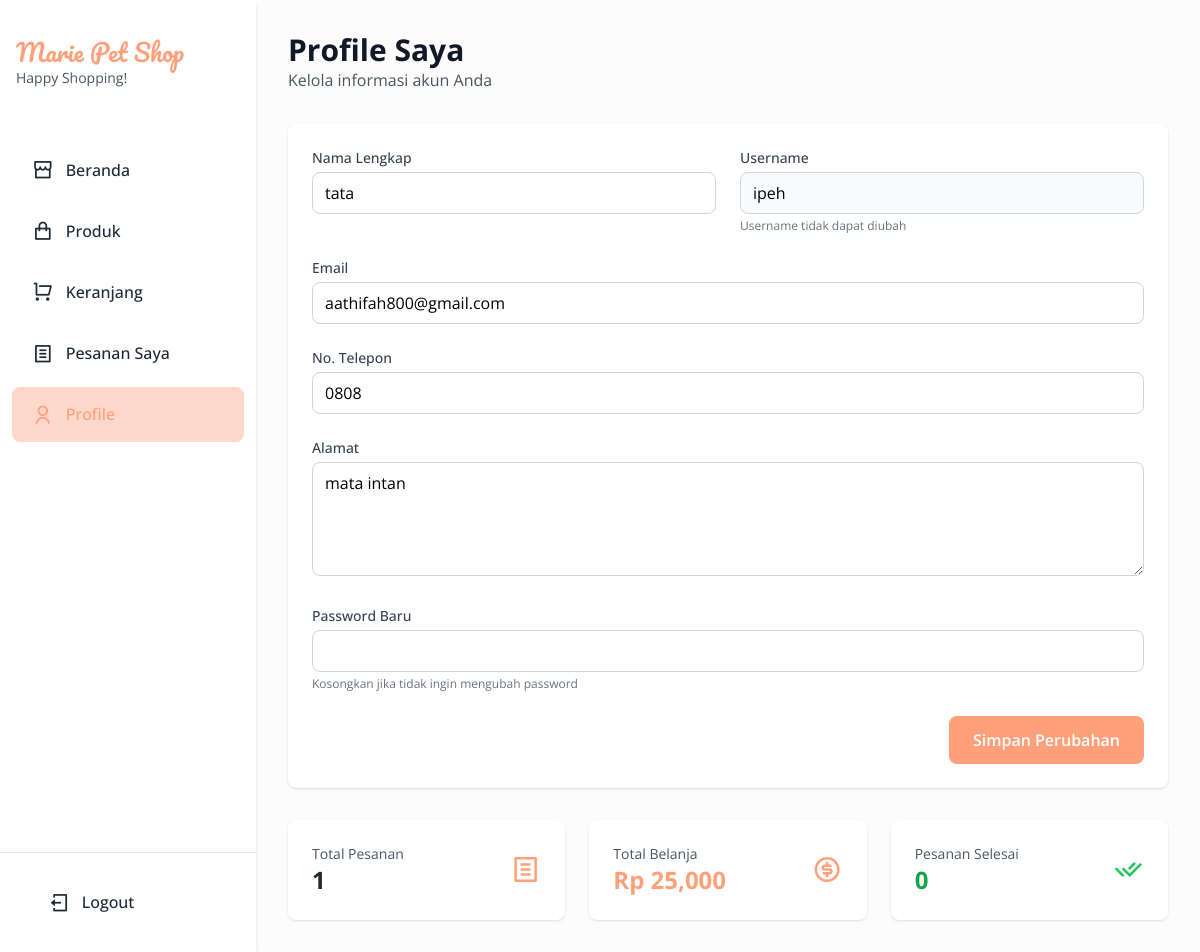
/user/profile.php (signed in), run on the app's committed database.
### tables this page shows
CREATE TABLE `users` (
  `id` int(11) NOT NULL,
  `username` varchar(50) NOT NULL,
  `email` varchar(100) NOT NULL,
  `password` varchar(255) NOT NULL,
  `full_name` varchar(100) NOT NULL,
  `phone` varchar(20) DEFAULT NULL,
  `address` text DEFAULT NULL,
  `role` enum('admin','user') DEFAULT 'user',
  `created_at` timestamp NOT NULL DEFAULT current_timestamp()
);

### user/profile.php (the view, shortened to what this page needs)
<?php
$database = new Database();
$db = $database->getConnection();
$query = "SELECT * FROM users WHERE id = ?";
$stmt = $db->prepare($query);
$stmt->execute([$_SESSION['user_id']]);
$user = $stmt->fetch(PDO::FETCH_ASSOC);
?>
<!DOCTYPE html>
<html lang="en">
<head>
    <script src="https://cdn.tailwindcss.com"></script>
    <link rel="stylesheet" href="https://cdnjs.cloudflare.com/ajax/libs/remixicon/4.6.0/remixicon.min.css" />
</head>
<body>
    <div class="sidebar">
        <div class="logo-container">
            <h1 class="logo-text text-2xl text-primary">Marie Pet Shop</h1>
            <p class="text-sm text-gray-600">Happy Shopping!</p>
        </div>
        <nav>
            <a href="dashboard.php">
                <i class="ri-store-line"></i>
                Beranda
            </a>
            <a href="products.php">
                <i class="ri-shopping-bag-line"></i>
                Produk
            </a>
            <a href="cart.php">
                <i class="ri-shopping-cart-line"></i>
                Keranjang
            </a>
            <a href="orders.php">
                <i class="ri-file-list-line"></i>
                Pesanan Saya
            </a>
            <a href="profile.php" class="active">
                <i class="ri-user-line"></i>
                Profile
            </a>
        </nav>
        <div class="logout-section">
            <a href="../auth/logout.php">
                <i class="ri-logout-box-line"></i>
                Logout
            </a>
        </div>
    </div>
    <div class="content">
        <div class="mb-8">
            <h1 class="text-3xl font-bold text-gray-900">Profile Saya</h1>
            <p class="text-gray-600">Kelola informasi akun Anda</p>
        </div>
        <div class="bg-white rounded-lg shadow p-6">
            <form method="POST" class="space-y-6">
                <div class="grid grid-cols-1 md:grid-cols-2 gap-6">
                    <div>
                        <label for="full_name" class="block text-sm font-medium text-gray-700 mb-1">Nama Lengkap</label>
                        <input type="text" name="full_name" id="full_name" value="<?php echo $user['full_name']; ?>" required
                               class="w-full px-3 py-2 border border-gray-300 rounded-lg focus:ring-2 focus:ring-primary focus:border-primary">
                    </div>
                    <div>
                        <label for="username" class="block text-sm font-medium text-gray-700 mb-1">Username</label>
                        <input type="text" value="<?php echo $user['username']; ?>" readonly
                               class="w-full px-3 py-2 border border-gray-300 rounded-lg bg-gray-50">
                        <p class="text-xs text-gray-500 mt-1">Username tidak dapat diubah</p>
                    </div>
                </div>
                <div>
                    <label for="email" class="block text-sm font-medium text-gray-700 mb-1">Email</label>
                    <input type="email" name="email" id="email" value="<?php echo $user['email']; ?>" required
                           class="w-full px-3 py-2 border border-gray-300 rounded-lg focus:ring-2 focus:ring-primary focus:border-primary">
                </div>
                <div>
                    <label for="phone" class="block text-sm font-medium text-gray-700 mb-1">No. Telepon</label>
                    <input type="text" name="phone" id="phone" value="<?php echo $user['phone']; ?>"
                           class="w-full px-3 py-2 border border-gray-300 rounded-lg focus:ring-2 focus:ring-primary focus:border-primary">
                </div>
                <div>
                    <label for="address" class="block text-sm font-medium text-gray-700 mb-1">Alamat</label>
                    <textarea name="address" id="address" rows="4"
                              class="w-full px-3 py-2 border border-gray-300 rounded-lg focus:ring-2 focus:ring-primary focus:border-primary"><?php echo $user['address']; ?></textarea>
                </div>
                <div>
                    <label for="password" class="block text-sm font-medium text-gray-700 mb-1">Password Baru</label>
                    <input type="password" name="password" id="password"
                           class="w-full px-3 py-2 border border-gray-300 rounded-lg focus:ring-2 focus:ring-primary focus:border-primary">
                    <p class="text-xs text-gray-500 mt-1">Kosongkan jika tidak ingin mengubah password</p>
                </div>
                <div class="flex justify-end">
                    <button type="submit"
                            class="bg-primary text-white px-6 py-3 rounded-button hover:bg-secondary transition-colors font-semibold">
                        Simpan Perubahan
                    </button>
                </div>
            </form>
        </div>
        <div class="mt-8 grid grid-cols-1 md:grid-cols-3 gap-6">
            <?php
            $stats_query = "SELECT
                COUNT(*) as total_orders,
                COALESCE(SUM(total_amount), 0) as total_spent,
                COUNT(CASE WHEN status = 'delivered' THEN 1 END) as completed_orders
                FROM orders WHERE user_id = ?";
            $stats_stmt = $db->prepare($stats_query);
            $stats_stmt->execute([$_SESSION['user_id']]);
            $stats = $stats_stmt->fetch(PDO::FETCH_ASSOC);
            ?>
            <div class="bg-white rounded-lg shadow p-6">
                <div class="flex items-center justify-between">
                    <div>
                        <p class="text-gray-600 text-sm">Total Pesanan</p>
                        <p class="text-2xl font-bold text-gray-800"><?php echo $stats['total_orders']; ?></p>
                    </div>
                    <i class="ri-file-list-line text-3xl text-primary"></i>
                </div>
            </div>
            <div class="bg-white rounded-lg shadow p-6">
                <div class="flex items-center justify-between">
                    <div>
                        <p class="text-gray-600 text-sm">Total Belanja</p>
                        <p class="text-2xl font-bold text-primary">Rp <?php echo number_format($stats['total_spent']); ?></p>
                    </div>
                    <i class="ri-money-dollar-circle-line text-3xl text-primary"></i>
                </div>
            </div>
            <div class="bg-white rounded-lg shadow p-6">
                <div class="flex items-center justify-between">
                    <div>
                        <p class="text-gray-600 text-sm">Pesanan Selesai</p>
                        <p class="text-2xl font-bold text-green-600"><?php echo $stats['completed_orders']; ?></p>
                    </div>
                    <i class="ri-check-double-line text-3xl text-green-500"></i>
                </div>
            </div>
        </div>
    </div>
</body>
</html>

### user/profile.php (style rules this page uses)
body { font-family: 'Open Sans', sans-serif; background-color: #FFF5F7; display: flex; min-height: 100vh; padding: 0; }
.logo-text { font-family: 'Pacifico', serif; }
.sidebar { flex-shrink: 0; width: 256px; background-color: white; box-shadow: 0 4px 6px -1px rgba(0, 0, 0, 0.1), 0 2px 4px -1px rgba(0, 0, 0, 0.06); z-index: 50; display: flex; flex-direction: column; padding-top: 20px; min-height: 100vh; align-self: stretch; }
.sidebar .logo-container { padding: 1rem; margin-bottom: 2rem; }
.sidebar nav { flex-grow: 1; }
.sidebar a { display: flex; align-items: center; padding: 12px 20px; color: #1f2937; font-weight: 500; border-radius: 8px; margin: 6px 12px; text-decoration: none; transition: background-color 0.3s ease, color 0.3s ease; position: relative; }
.sidebar a:hover, .sidebar a.active { background-color: #FFD8CC; color: #FFA07A; }
.sidebar a i { margin-right: 12px; font-size: 1.3rem; }
.sidebar .logout-section { margin-top: auto; padding: 1rem; border-top: 1px solid #e5e7eb; }
.content { flex-grow: 1; padding: 2rem; background-color: #fcfcfc; }

### data on the page
users: full_name "tata", username "ipeh", email "aathifah800@gmail.com", phone "0808", address "mata intan"

### other printed values
$stats['total_orders'] "1"
$stats['total_spent'] "25,000"
$stats['completed_orders'] "0"
